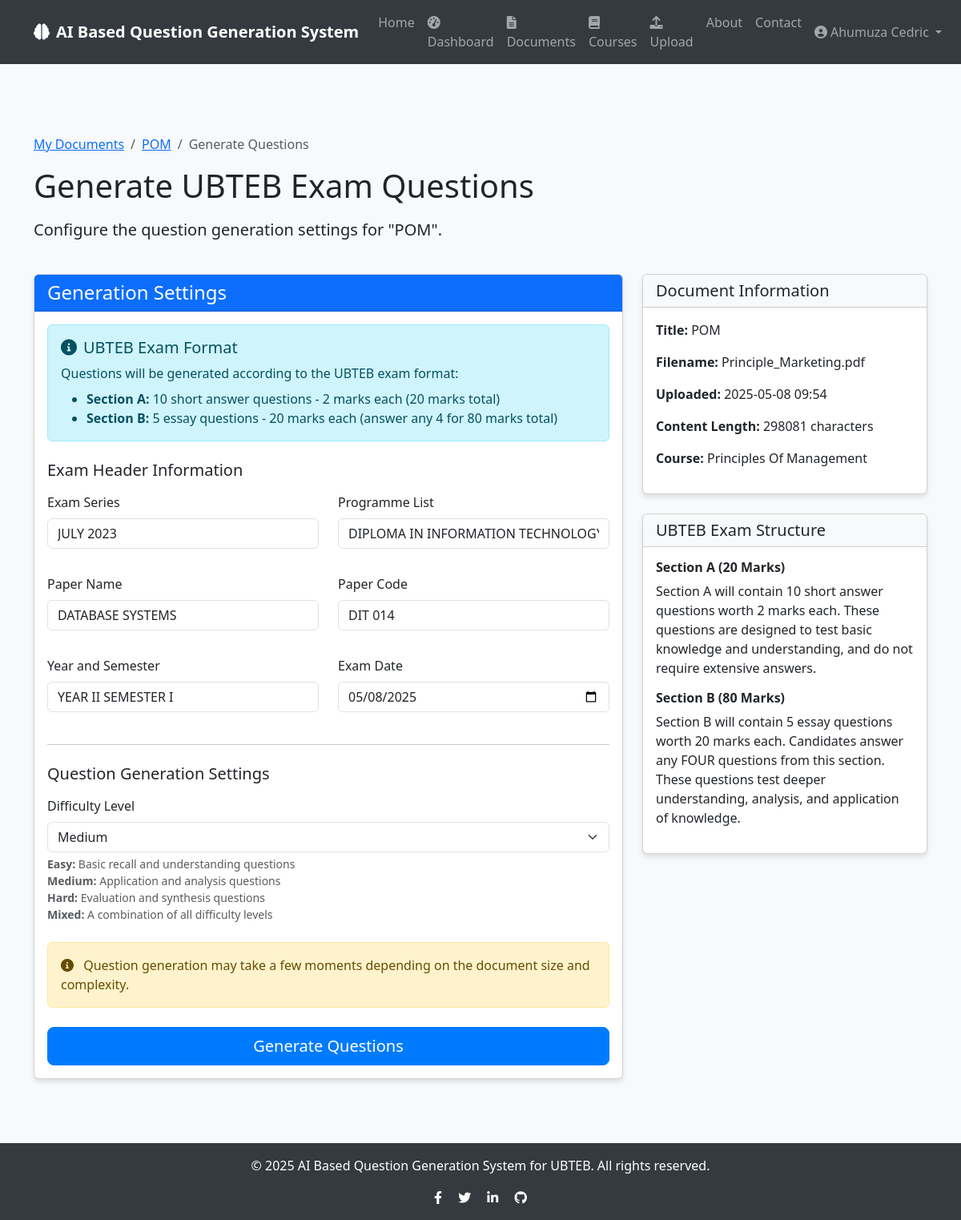
Before: /documents/1/generate (signed in) with the older database file.
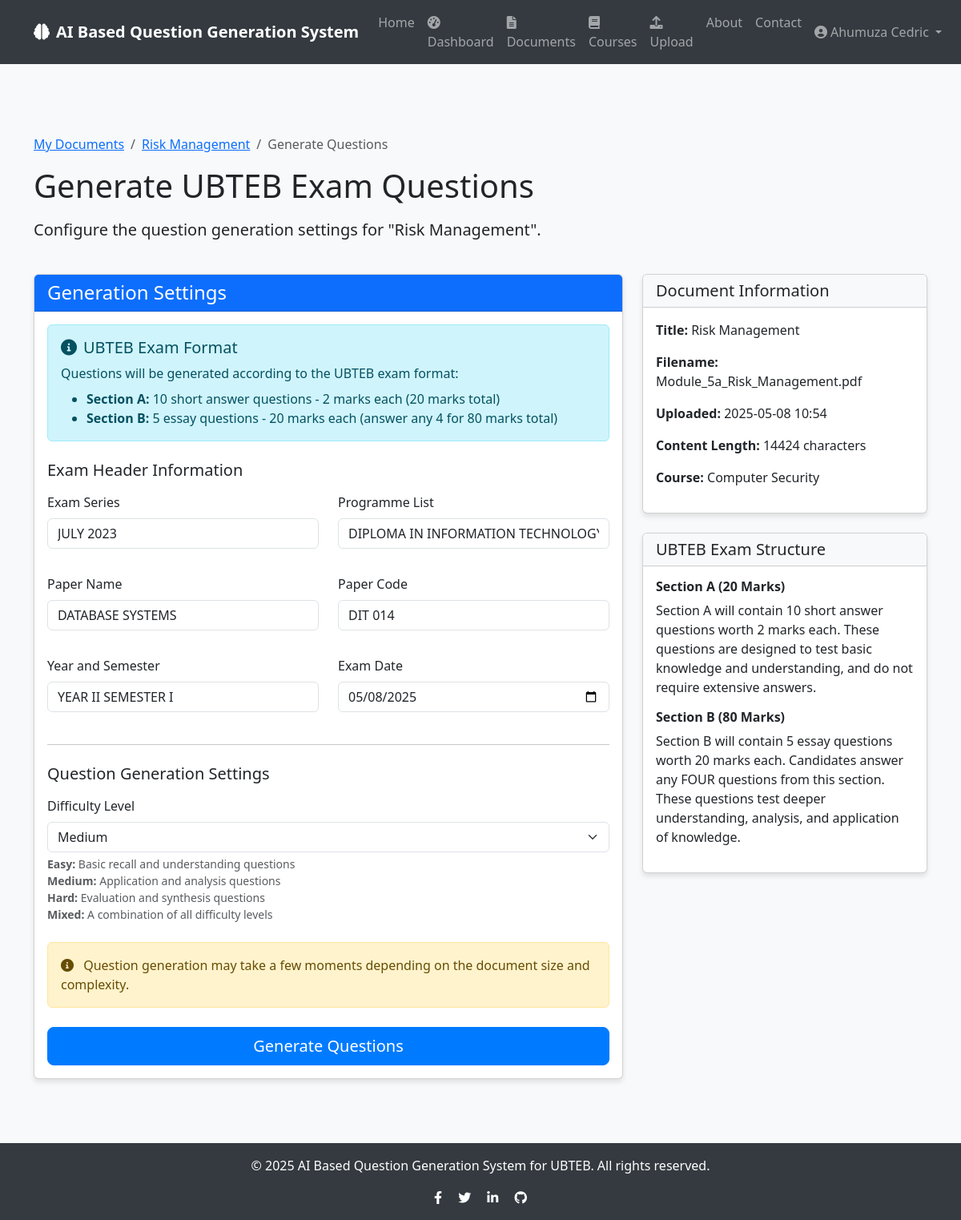
After: the same page with the newer database file.
### app/models/document.py (models this page shows, shortened)
class Document(db.Model):
    id = db.Column(db.Integer, primary_key=True)
    title = db.Column(db.String(100), nullable=False)
    filename = db.Column(db.String(100), nullable=False)
    file_path = db.Column(db.String(255), nullable=False)
    content = db.Column(db.Text, nullable=False)
    created_at = db.Column(db.DateTime, default=datetime.utcnow)
    user_id = db.Column(db.Integer, db.ForeignKey('user.id'), nullable=False)
    course_id = db.Column(db.Integer, db.ForeignKey('course.id'), nullable=True)
    questions = db.relationship('Question', backref='document', lazy=True, cascade="all, delete-orphan")
    question_sets = db.relationship('QuestionSet', backref='document', lazy=True, cascade="all, delete-orphan")

### app/models/course.py (models this page shows, shortened)
class Course(db.Model):
    id = db.Column(db.Integer, primary_key=True)
    title = db.Column(db.String(100), nullable=False)
    description = db.Column(db.Text, nullable=True)
    created_at = db.Column(db.DateTime, default=datetime.utcnow)
    user_id = db.Column(db.Integer, db.ForeignKey('user.id'), nullable=False)
    documents = db.relationship('Document', backref='course', lazy=True, cascade="all, delete-orphan")

### app/routes/questions.py (the view, shortened to what this page needs)
@questions.route('/documents/<int:document_id>/generate', methods=['GET', 'POST'])
@login_required
def generate_questions_form(document_id):
    document = Document.query.get_or_404(document_id)
    if document.user_id != current_user.id:
        flash('You do not have permission to generate questions for this document.', 'danger')
        return redirect(url_for('questions.list_documents'))
    form = QuestionGenerationForm()
    if not form.exam_date.data:
        form.exam_date.data = date.today()
    return render_template('questions/generate.html', form=form, document=document)

### app/forms/document_forms.py
class QuestionGenerationForm(FlaskForm):
    exam_series = StringField('Exam Series', validators=[DataRequired()],
                             default='JULY 2023')
    programme_list = StringField('Programme List', validators=[DataRequired()],
                                default='DIPLOMA IN INFORMATION TECHNOLOGY')
    paper_name = StringField('Paper Name', validators=[DataRequired()],
                            default='DATABASE SYSTEMS')
    paper_code = StringField('Paper Code', validators=[DataRequired()],
                            default='DIT 014')
    year_semester = StringField('Year and Semester', validators=[DataRequired()],
                              default='YEAR II SEMESTER I')
    exam_date = DateField('Exam Date', validators=[DataRequired()],
                         format='%Y-%m-%d')
    difficulty = SelectField('Difficulty Level', validators=[
        DataRequired()
    ], choices=[
        ('easy', 'Easy'),
        ('medium', 'Medium'),
        ('hard', 'Hard'),
        ('mixed', 'Mixed')
    ], default='medium')
    submit = SubmitField('Generate Questions')

### app/models/user.py (called while the page is built)
@login_manager.user_loader
def load_user(user_id):
    return User.query.get(int(user_id))

### app/templates/questions/generate.html (shortened to what the changed rows need)
{% extends "base.html" %}
{% block content %}
<div class="container py-5">
    <div class="row mb-4">
        <div class="col-md-12">
            <nav aria-label="breadcrumb">
                <ol class="breadcrumb">
                    <li class="breadcrumb-item"><a href="{{ url_for('questions.view_document', document_id=document.id) }}">{{ document.title }}</a></li>
                </ol>
            </nav>
            <h1 class="mb-3">Generate UBTEB Exam Questions</h1>
            <p class="lead">Configure the question generation settings for "{{ document.title }}".</p>
        </div>
    </div>
    <div class="row">
        <div class="col-md-4">
            <div class="card mb-4">
                <div class="card-body">
                    <p><strong>Title:</strong> {{ document.title }}</p>
                    <p><strong>Filename:</strong> {{ document.filename }}</p>
                    <p><strong>Uploaded:</strong> {{ document.created_at.strftime('%Y-%m-%d %H:%M') }}</p>
                    <p><strong>Content Length:</strong> {{ document.content|length }} characters</p>
                    {% if document.course %}
                    <p><strong>Course:</strong> {{ document.course.title }}</p>
                    {% endif %}
                </div>
            </div>
        </div>
    </div>
</div>
{% endblock %}

Changed rows visible on the page:
changed Document: title "POM" → "Risk Management"; filename "Principle_Marketing.pdf" → "Module_5a_Risk_Management.pdf"; created_at "2025-05-08 09:54" → "2025-05-08 10:54"
changed Course: course "Principles Of Management" → "Computer Security"
Other visible differences:
{{ document.content|length }}: "298081" → "14424"
